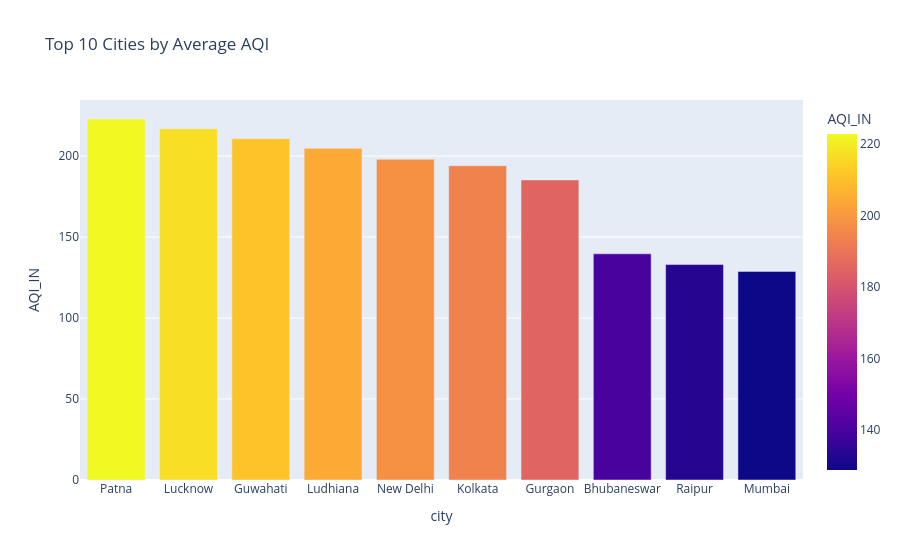

The notebook cell this image was saved under:
### Code cell
fig = px.bar(
    top_10,
    x='city',
    y='AQI_IN',
    color='AQI_IN',
    title='Top 10 Cities by Average AQI'
)

fig.show()

### Figure 1 — Plotly figure (JSON) as saved in the notebook; plotly's stock layout.template omitted (floating-point values rounded to 4 significant figures)
{"data": [{"hovertemplate": "city=%{x}<br>AQI_IN=%{marker.color}<extra></extra>", "legendgroup": "", "marker": {"color": [222.8, 216.8, 210.6, 204.7, 198.0, 194.0, 185.2, 139.6, 133.0, 128.8], "coloraxis": "coloraxis", "pattern": {"shape": ""}}, "name": "", "orientation": "v", "showlegend": false, "textposition": "auto", "type": "bar", "x": ["Patna", "Lucknow", "Guwahati", "Ludhiana", "New Delhi", "Kolkata", "Gurgaon", "Bhubaneswar", "Raipur", "Mumbai"], "xaxis": "x", "y": [222.8, 216.8, 210.6, 204.7, 198.0, 194.0, 185.2, 139.6, 133.0, 128.8], "yaxis": "y"}], "layout": {"barmode": "relative", "coloraxis": {"colorbar": {"title": {"text": "AQI_IN"}}, "colorscale": [[0, "#0d0887"], [0.1111, "#46039f"], [0.2222, "#7201a8"], [0.3333, "#9c179e"], [0.4444, "#bd3786"], [0.5556, "#d8576b"], [0.6667, "#ed7953"], [0.7778, "#fb9f3a"], [0.8889, "#fdca26"], [1, "#f0f921"]]}, "legend": {"tracegroupgap": 0}, "title": {"text": "Top 10 Cities by Average AQI"}, "xaxis": {"anchor": "y", "domain": [0, 1], "title": {"text": "city"}}, "yaxis": {"anchor": "x", "domain": [0, 1], "title": {"text": "AQI_IN"}}}}
